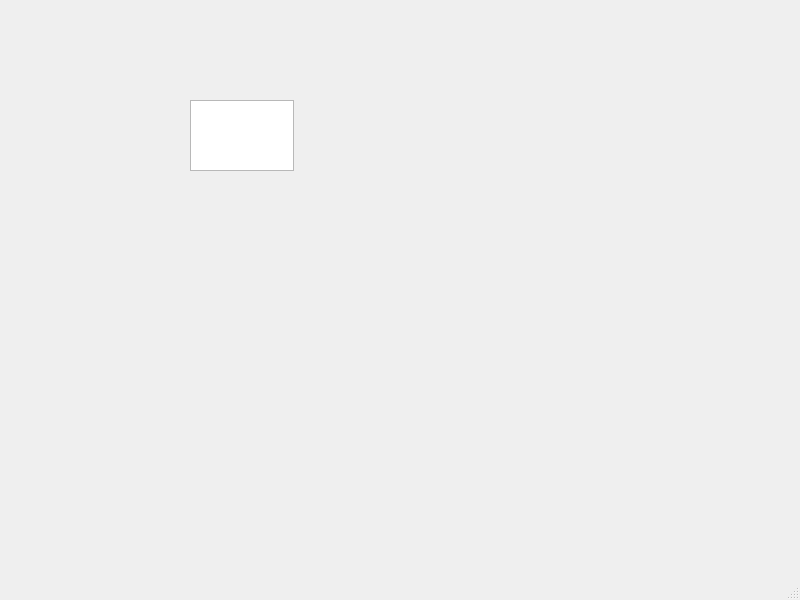
<?xml version="1.0" encoding="UTF-8"?>
<ui version="4.0">
 <class>MainWindow</class>
 <widget class="QMainWindow" name="MainWindow">
  <property name="geometry">
   <rect>
    <x>0</x>
    <y>0</y>
    <width>800</width>
    <height>600</height>
   </rect>
  </property>
  <property name="windowTitle">
   <string>MainWindow</string>
  </property>
  <widget class="QWidget" name="centralwidget">
   <widget class="QTextEdit" name="textEdit">
    <property name="geometry">
     <rect>
      <x>190</x>
      <y>100</y>
      <width>104</width>
      <height>71</height>
     </rect>
    </property>
   </widget>
  </widget>
  <widget class="QMenuBar" name="menubar">
   <property name="geometry">
    <rect>
     <x>0</x>
     <y>0</y>
     <width>800</width>
     <height>22</height>
    </rect>
   </property>
  </widget>
  <widget class="QStatusBar" name="statusbar"/>
 </widget>
 <resources/>
 <connections/>
</ui>
